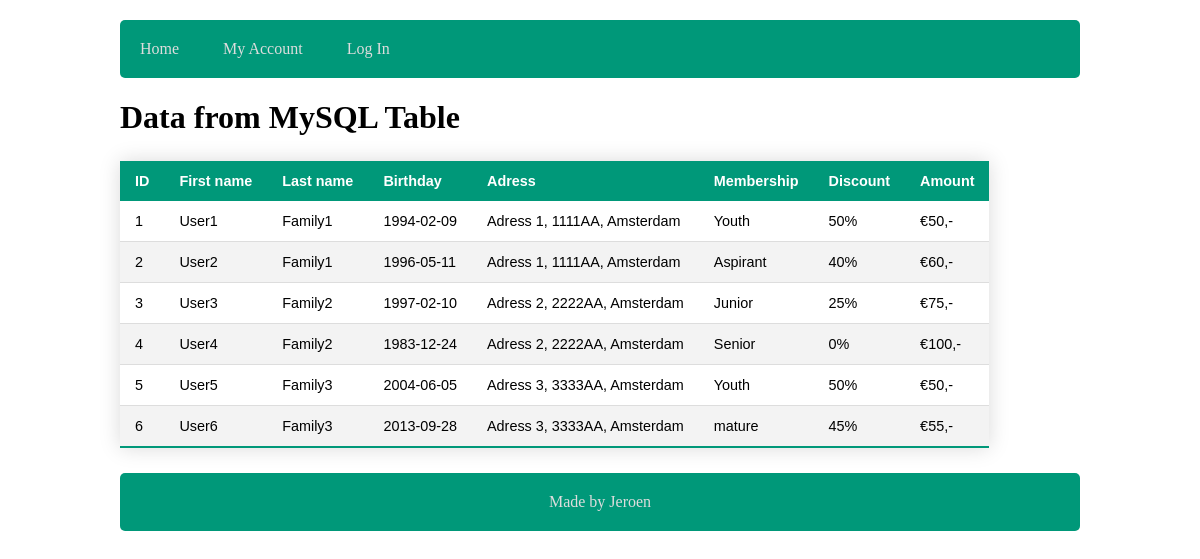
The page / on the database its author committed.
### tables this page shows
CREATE TABLE `family_member` (
  `id` int NOT NULL,
  `name` varchar(255) DEFAULT NULL,
  `birthday` date DEFAULT NULL,
  `family_id` int DEFAULT NULL,
  `member` int DEFAULT NULL,
  `discount` int DEFAULT NULL,
  `account_id` int DEFAULT NULL,
  `payments` int DEFAULT NULL,
  PRIMARY KEY (`id`),
  KEY `family_id` (`family_id`),
  KEY `member` (`member`),
  KEY `discount` (`discount`),
  KEY `account_id` (`account_id`),
  KEY `payments` (`payments`),
  CONSTRAINT `family_member_ibfk_1` FOREIGN KEY (`family_id`) REFERENCES `family` (`family_id`),
  CONSTRAINT `family_member_ibfk_2` FOREIGN KEY (`member`) REFERENCES `member` (`member_id`),
  CONSTRAINT `family_member_ibfk_3` FOREIGN KEY (`discount`) REFERENCES `discount` (`discount_id`),
  CONSTRAINT `family_member_ibfk_4` FOREIGN KEY (`account_id`) REFERENCES `account` (`account_id`),
  CONSTRAINT `family_member_ibfk_5` FOREIGN KEY (`payments`) REFERENCES `payments` (`payments_id`)
);

CREATE TABLE `family` (
  `family_id` int NOT NULL,
  `family_name` varchar(255) DEFAULT NULL,
  `address` varchar(255) DEFAULT NULL,
  PRIMARY KEY (`family_id`)
);

CREATE TABLE `discount` (
  `discount_id` int NOT NULL,
  `membership` varchar(255) DEFAULT NULL,
  `discount` int DEFAULT NULL,
  PRIMARY KEY (`discount_id`)
);

CREATE TABLE `payments` (
  `payments_id` int NOT NULL,
  `user_id` int DEFAULT NULL,
  `amount` int DEFAULT NULL,
  `financial_year` int DEFAULT NULL,
  PRIMARY KEY (`payments_id`),
  KEY `financial_year` (`financial_year`),
  CONSTRAINT `payments_ibfk_1` FOREIGN KEY (`financial_year`) REFERENCES `financial_year` (`financial_id`)
);

### controller/sessions.php (called while the page is built, shortened)
<?php
$logged_in = $_SESSION['logged_in'] ?? false;
$is_admin = $_SESSION['is_admin'] ?? false;
function sanitizeString($var): string
{
    $var = stripslashes($var);
    $var = strip_tags($var);
    $var = htmlentities($var);
    return $var;
}

### controller/homeController.php (called while the page is built, shortened)
<?php
class HomeController
{
    public function index(): void
    {
        $model = new Members();
        $members = $model->get_members();
        include 'view/home.php';
    }
}
?>

### model/members.php (called while the page is built, shortened)
<?php
class Members
{
    public function get_members(): false|array
    {
        global $pdo;
        $query = "SELECT * FROM eindopdracht.family_member
              INNER JOIN family ON family_member.family_id = family.family_id
              LEFT JOIN discount ON family_member.discount = discount.discount_id
              INNER JOIN payments ON family_member.family_id = payments.payments_id
              INNER JOIN financial_year ON family_member.payments = financial_year.financial_id
              ORDER BY id ASC";
        $stmt = $pdo->prepare($query);
        $stmt->execute();
        return $stmt->fetchAll();
    }
}
?>

### view/home.php (the view)
<h1>Data from MySQL Table</h1>
<table class="styled-table">
    <thead>
    <tr>
        <th>ID</th>
        <th>First name</th>
        <th>Last name</th>
        <th>Birthday</th>
        <th>Adress</th>
        <th>Membership</th>
        <th>Discount</th>
        <th>Amount</th>
    </tr>
    </thead>
    <tbody>
    <?php
    if ($members) {
        foreach ($members as $member) {
            echo "<tr>";
            echo "<td>" . $member['id'] . "</td>";
            echo "<td>" . $member['name'] . "</td>";
            echo "<td>" . $member['family_name'] . "</td>";
            echo "<td>" . $member['birthday'] . "</td>";
            echo "<td>" . $member['address'] . "</td>";
            echo "<td>" . $member['membership'] . "</td>";
            echo "<td>" . $member['discount'] . "%</td>";
            echo "<td> €" . ($member['amount'] - ($member['amount'] * ($member['discount'] / 100))) . ",- </td>";
            echo "</tr>";
        }
    } else {
        echo "No members found.";
    }
    ?>
    </tbody>
</table>

### layout/header.php (shortened to what this page needs)
<?php
global $logged_in, $is_admin;
?>
<!doctype html>
<html lang="en">
<head>
    <link rel="stylesheet" href="css/style.css">
</head>
<body>
<nav class="styled-nav">
    <a href="index.php?home">Home</a>
    <?= $is_admin ? '<a href="index.php?admin">All Accounts</a>' : '<a href="index.php?user">My Account</a>'; ?>
    <?= $logged_in ? '<a href="index.php?logout">Log Out</a>' : '<a href="index.php?login_page">Log In</a>'; ?>
</nav>

### index.php (shortened to what this page needs)
<?php
require_once 'model/database.php';
require_once 'model/members.php';
require_once 'controller/homeController.php';
require_once 'controller/sessions.php';
include_once 'layout/header.php';
$qs = parse_url($_SERVER['REQUEST_URI'], PHP_URL_QUERY);
$qsParams = explode('&', $qs);
$action = !empty($qsParams[0]) ? $qsParams[0] : 'home';
switch (sanitizeString($action)) {
    case 'home':
        $controller = new HomeController();
        $controller->index();
        break;
}
include_once 'layout/footer.php';
?>

### layout/footer.php
<footer class="styled-footer">
    <p>Made by Jeroen</p>
</footer>
</body>
</html>

### css/style.css (style rules this page uses)
body { max-width: 1440px; padding: 0 10%; margin: 0 auto; }
.styled-table { border-collapse: collapse; margin: 25px 0; font-size: 0.9em; font-family: sans-serif; min-width: 400px; box-shadow: 0 0 20px rgba(0, 0, 0, 0.15); }
.styled-table thead tr { background-color: #009879; color: #ffffff; text-align: left; }
.styled-table th, .styled-table td { padding: 12px 15px; }
.styled-table tbody tr { border-bottom: 1px solid #dddddd; }
.styled-table tbody tr:nth-of-type(even) { background-color: #f3f3f3; }
.styled-table tbody tr:last-of-type { border-bottom: 2px solid #009879; }
.styled-nav { width: 100%; background-color:#009879; border-radius: 5px; margin-top:20px; }
.styled-nav a { display: inline-block; padding:20px; color:#dddddd; text-decoration:none; }
.styled-footer { width: 100%; background-color:#009879; border-radius: 5px; margin-top:20px; color:#dddddd; text-align:center; }
.styled-footer p { padding:20px; }

### rows shown on the page
family_member: id "1", name "User1", family.family_name "Family1", birthday "1994-02-09", family.address "Adress 1, 1111AA, Amsterdam", discount.membership "Youth", discount.discount "50"
family_member: id "2", name "User2", family.family_name "Family1", birthday "1996-05-11", family.address "Adress 1, 1111AA, Amsterdam", discount.membership "Aspirant", discount.discount "40", payments.discount "60"
family_member: id "3", name "User3", family.family_name "Family2", birthday "1997-02-10", family.address "Adress 2, 2222AA, Amsterdam", discount.membership "Junior", discount.discount "25", payments.amount "75"
family_member: id "4", name "User4", family.family_name "Family2", birthday "1983-12-24", family.address "Adress 2, 2222AA, Amsterdam", discount.membership "Senior", discount.discount "0", payments.amount "100"
family_member: id "5", name "User5", family.family_name "Family3", birthday "2004-06-05", family.address "Adress 3, 3333AA, Amsterdam", discount.membership "Youth", discount.discount "50"
family_member: id "6", name "User6", family.family_name "Family3", birthday "2013-09-28", family.address "Adress 3, 3333AA, Amsterdam", discount.membership "mature", discount.discount "45", payments.amount "55"
